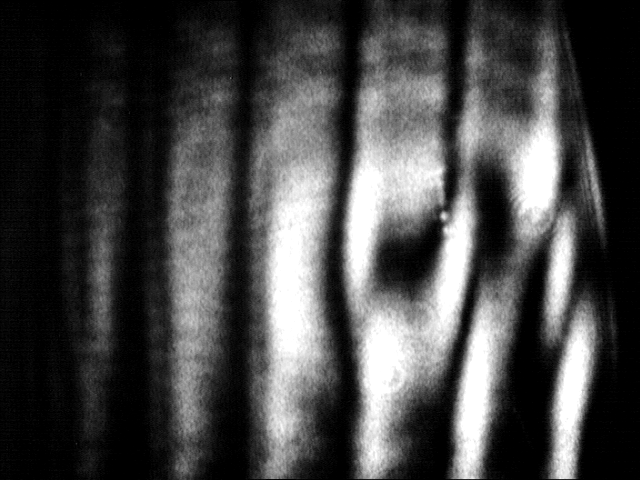
%> input picture source_code/Results_images_gen/FM/4_1024_L1.bmp, 640 x 480 px
$ octave FM_progression.m   (GNU Octave 9; MATLAB toolbox functions it lacks are replaced by stand-ins)
%> lines starting %> are read from the running program, lines starting %| are printed output that depends on the picture
clear all
clc

% Carregando as imagens (exemplo)
img1 = imread('4_1024_L1.bmp');
%> img1 is the input picture: size 480x640x3 uint8; min 0, max 255, mean 70
img2 = imread('6_POS.bmp');
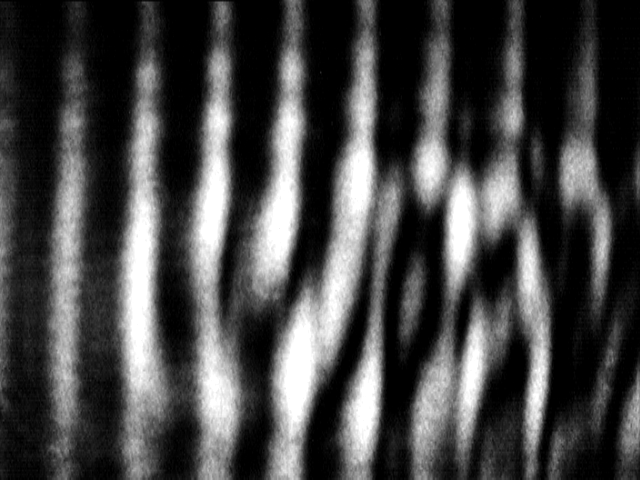
%> input picture source_code/Results_images_gen/FM/6_POS.bmp, 640 x 480 px
%> img2 is the input picture: size 480x640x3 uint8; min 0, max 255, mean 69.6
img3 = imread('10_POS_L1.bmp');
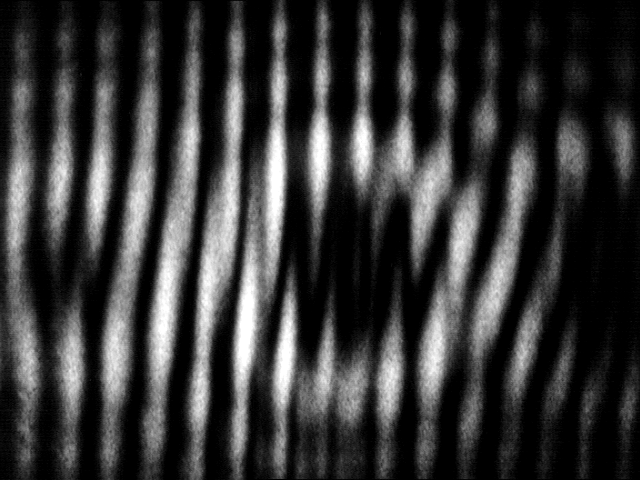
%> input picture source_code/Results_images_gen/FM/10_POS_L1.bmp, 640 x 480 px
%> img3 is the input picture: size 480x640x3 uint8; min 0, max 255, mean 55.3
img4 = imread('14_POS_L1.png');
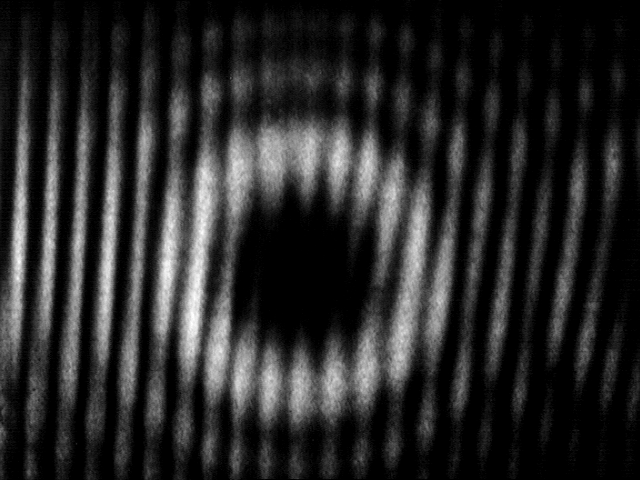
%> input picture source_code/Results_images_gen/FM/14_POS_L1.png, 640 x 480 px
%> img4 is the input picture: size 480x640x3 uint8; min 0, max 255, mean 40.9
img5 = imread('16_POS_L1.bmp');
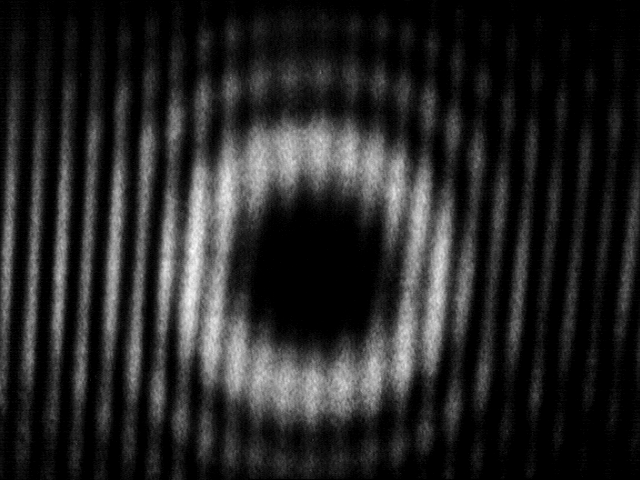
%> input picture source_code/Results_images_gen/FM/16_POS_L1.bmp, 640 x 480 px
%> img5 is the input picture: size 480x640x3 uint8; min 0, max 255, mean 38.1
img6 = imread('20_POS.bmp');
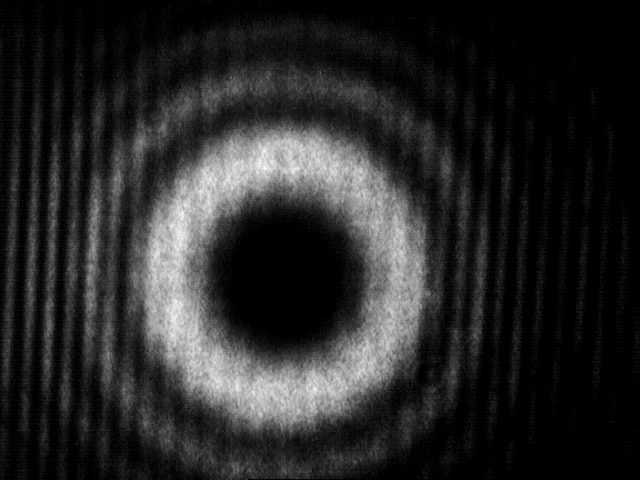
%> input picture source_code/Results_images_gen/FM/20_POS.bmp, 640 x 480 px
%> img6 is the input picture: size 480x640x3 uint8; min 0, max 255, mean 39.3
%> (the run ends here)
